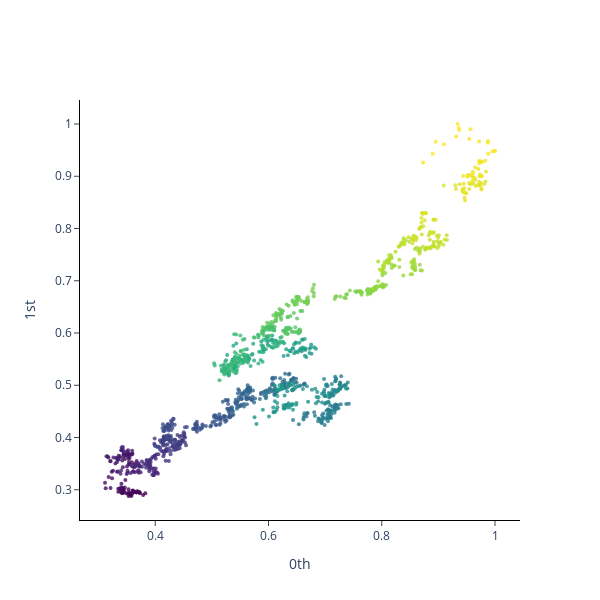

The cell this chart's notebook holds for it:
### Code cell
plot_point_cloud(X)

### Figure 1 — Plotly figure (JSON) as saved in the notebook; plotly's stock layout.template omitted (floating-point values rounded to 4 significant figures; data arrays with more than 128 entries replaced by an {"elided": "..."} marker saying what was removed)
{"data": [{"marker": {"color": {"elided": "1259 int values"}, "colorscale": [[0, "#440154"], [0.1111, "#482878"], [0.2222, "#3e4989"], [0.3333, "#31688e"], [0.4444, "#26828e"], [0.5556, "#1f9e89"], [0.6667, "#35b779"], [0.7778, "#6ece58"], [0.8889, "#b5de2b"], [1, "#fde725"]], "opacity": 0.8, "size": 4}, "mode": "markers", "type": "scatter", "x": {"elided": "1259 float values"}, "y": {"elided": "1259 float values"}}], "layout": {"height": 600, "plot_bgcolor": "white", "width": 600, "xaxis": {"anchor": "x", "exponentformat": "e", "linecolor": "black", "linewidth": 1, "mirror": false, "showexponent": "all", "showline": true, "side": "bottom", "ticks": "outside", "title": {"text": "0th"}, "type": "linear", "zeroline": true}, "yaxis": {"anchor": "y", "exponentformat": "e", "linecolor": "black", "linewidth": 1, "mirror": false, "showexponent": "all", "showline": true, "side": "left", "ticks": "outside", "title": {"text": "1st"}, "type": "linear", "zeroline": true}}}
